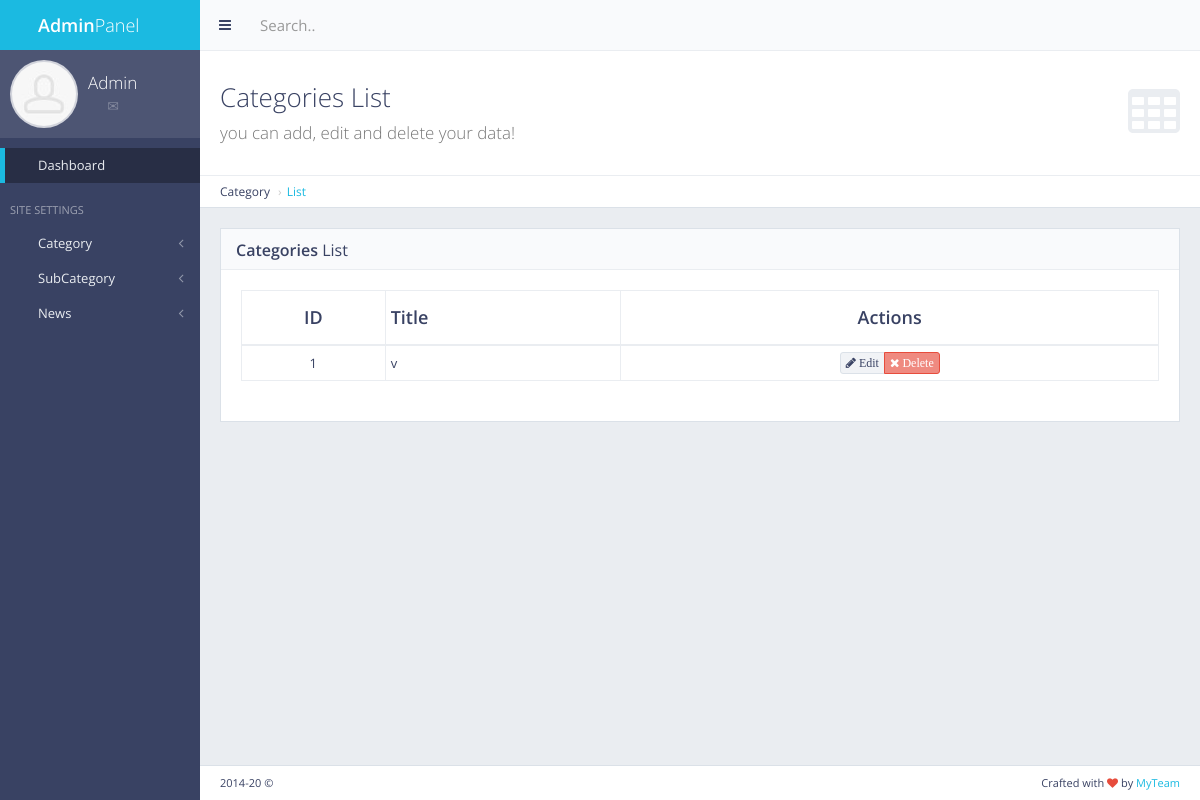
/panel/category/list/, run on an earlier commit of the app's database.
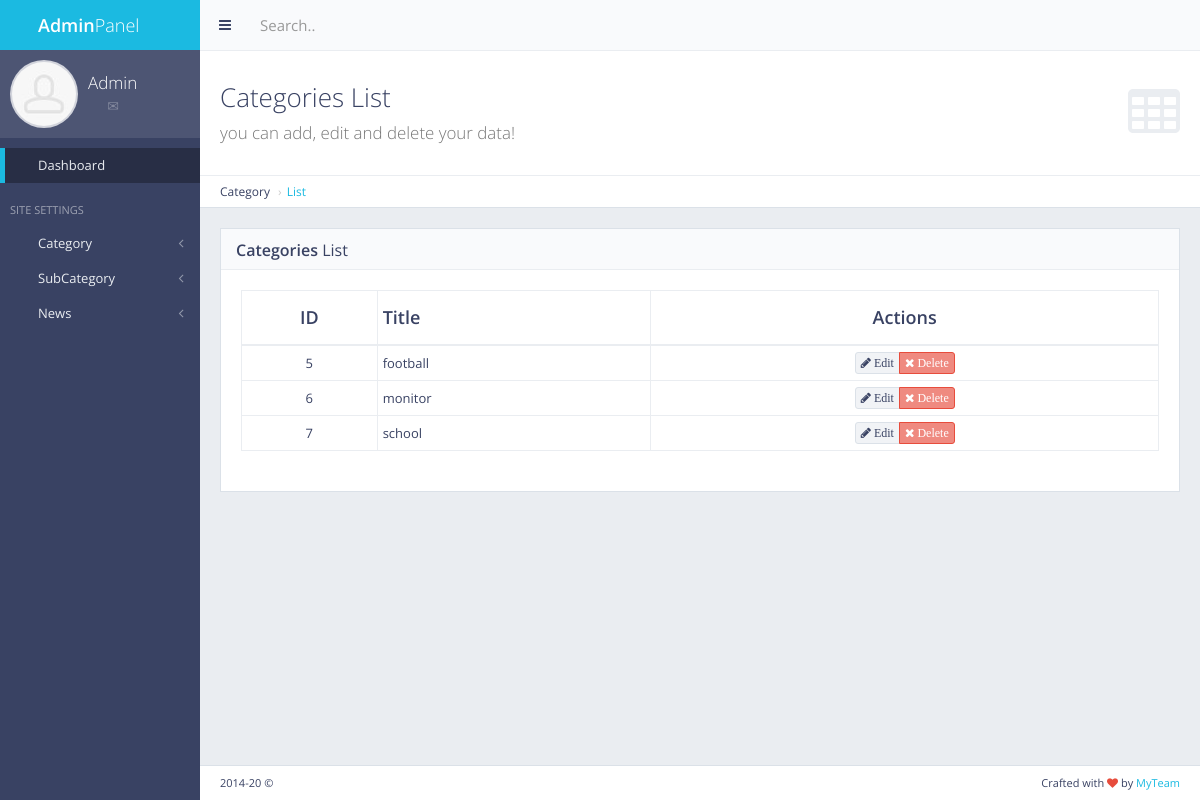
And on a later commit of the database.
### cat/models.py (models this page shows, shortened)
class Cat(models.Model):
    name= models.CharField(max_length=50)

### cat/views.py (the view)
# urls.py: path('panel/category/list/', views.cat_list, name="cat_list"),
def cat_list(request):
    cat = Cat.objects.all()
    context = {'cat':cat}
    return render(request,'back/cat_list.html',context)

### templates/back/cat_list.html (shortened to what this page needs)
{% extends 'back/master.html' %}
{% load humanize %}
{% load static %}
{% block mainblock %}
    <div class="content-header">
        <div class="header-section">
            <h1>
                <i class="fa fa-table"></i>Categories List<br><small>you can add, edit and delete your data!</small>
            </h1>
        </div>
    </div>
    <ul class="breadcrumb breadcrumb-top">
        <li>Category</li>
        <li><a href="/panel/category/list/">List</a></li>
    </ul>
    <div class="block full">
        <div class="block-title">
            <h2><strong>Categories</strong> List</h2>
        </div>
        <div class="table-responsive">
            <table id="example-datatable" class="table table-vcenter table-condensed table-bordered">
                <thead>
                    <tr>
                        <th class="text-center">ID</th>
                        <th>Title</th>
                        <th class="text-center">Actions</th>
                    </tr>
                </thead>
                <tbody>
                    {% for cc in cat %}
                    <tr>
                        <td class="text-center">{{ cc.pk }}</td>
                        <td>{{ cc.name }}</td>
                        <td class="text-center">
                            <div class="btn-group">
                                <a href="{% url 'news_edit' pk=cc.pk %}" data-toggle="tooltip" title="Edit" class="btn btn-xs btn-default"><i class="fa fa-pencil"> Edit</i></a>
                                <a href="{% url 'news_delete' pk=cc.pk %}" data-toggle="tooltip" title="Delete" class="btn btn-xs btn-danger"><i class="fa fa-times"> Delete</i></a>
                            </div>
                        </td>
                    </tr>
                    {% endfor %}
                </tbody>
            </table>
        </div>
    </div>
{% endblock %}

### templates/back/master.html (shortened to what this page needs)
{% load static %}
<!DOCTYPE html>
 <html class="no-js" lang="en">
    <head>
        <link rel="stylesheet" href="{% static 'back/css/bootstrap.min.css' %}">
        <link rel="stylesheet" href="{% static 'back/css/plugins.css' %}">
        <link rel="stylesheet" href="{% static 'back/css/main.css' %}">
        <link rel="stylesheet" href="{% static 'back/css/themes.css' %}">
    </head>
    <body>
        <div id="page-wrapper">
            <div id="page-container" class="sidebar-partial sidebar-visible-lg sidebar-no-animations">
                <div id="sidebar">
                    <div id="sidebar-scroll">
                        <div class="sidebar-content">
                            <a href="/panel" class="sidebar-brand">
                                <i class="gi gi-flash"></i><span class="sidebar-nav-mini-hide"><strong>Admin</strong>Panel</span>
                            </a>
                            <div class="sidebar-section sidebar-user clearfix sidebar-nav-mini-hide">
                                <div class="sidebar-user-avatar">
                                    <a href="page_ready_user_profile.html">
                                        <img src="{% static 'back/img/placeholders/avatars/avatar2.jpg' %}" alt="avatar">
                                    </a>
                                </div>
                                <div class="sidebar-user-name">Admin</div>
                                <div class="sidebar-user-links">
                                    <a href="page_ready_user_profile.html" data-toggle="tooltip" data-placement="bottom" title="Profile"><i class="gi gi-user"></i></a>
                                    <a href="page_ready_inbox.html" data-toggle="tooltip" data-placement="bottom" title="Messages"><i class="gi gi-envelope"></i></a>
                                    <a href="javascript:void(0)" class="enable-tooltip" data-placement="bottom" title="Settings" onclick="$('#modal-user-settings').modal('show');"><i class="gi gi-cogwheel"></i></a>
                                    <a href="login.html" data-toggle="tooltip" data-placement="bottom" title="Logout"><i class="gi gi-exit"></i></a>
                                </div>
                            </div>
                            <ul class="sidebar-nav">
                                <li>
                                    <a href="/panel" class=" active"><i class="gi gi-stopwatch sidebar-nav-icon"></i><span class="sidebar-nav-mini-hide">Dashboard</span></a>
                                </li>
                                <li class="sidebar-header">
                                    <span class="sidebar-header-options clearfix"><a href="javascript:void(0)" data-toggle="tooltip" title="Quick Settings"><i class="gi gi-settings"></i></a></span>
                                    <span class="sidebar-header-title">Site Settings</span>
                                </li>
                                <li>
                                    <a href="#" class="sidebar-nav-menu"><i class="fa fa-angle-left sidebar-nav-indicator sidebar-nav-mini-hide"></i><i class="gi gi-show_big_thumbnails sidebar-nav-icon"></i><span class="sidebar-nav-mini-hide">Category</span></a>
                                </li>
                                <li>
                                    <a href="#" class="sidebar-nav-menu"><i class="fa fa-angle-left sidebar-nav-indicator sidebar-nav-mini-hide"></i><i class="gi gi-show_big_thumbnails sidebar-nav-icon"></i><span class="sidebar-nav-mini-hide">SubCategory</span></a>
                                </li>
                                <li>
                                    <a href="#" class="sidebar-nav-menu"><i class="fa fa-angle-left sidebar-nav-indicator sidebar-nav-mini-hide"></i><i class="gi gi-show_big_thumbnails sidebar-nav-icon"></i><span class="sidebar-nav-mini-hide">News</span></a>
                                </li>
                            </ul>
                        </div>
                    </div>
                </div>
                <div id="main-container">
                    <header class="navbar navbar-default">
                        <ul class="nav navbar-nav-custom">
                            <li>
                                <a href="javascript:void(0)" onclick="App.sidebar('toggle-sidebar');this.blur();">
                                    <i class="fa fa-bars fa-fw"></i>
                                </a>
                            </li>
                        </ul>
                        <form action="page_ready_search_results.html" method="post" class="navbar-form-custom">
                            <div class="form-group">
                                <input type="text" id="top-search" name="top-search" class="form-control" placeholder="Search..">
                            </div>
                        </form>
                    </header>
                    <div id="page-content">
                        {% block mainblock %}
                        {% endblock %}
                    </div>
                    <footer class="clearfix">
                        <div class="pull-right">
                            Crafted with <i class="fa fa-heart text-danger"></i> by <a href="#" target="_blank">MyTeam</a>
                        </div>
                        <div class="pull-left">
                            <span id="year-copy"></span> &copy;
                        </div>
                    </footer>
                </div>
            </div>
        </div>
    </body>
</html>

What changed in the data, as far as the page shows it:
removed Cat: pk "1", name "v"
added Cat: pk "5", name "football"
added Cat: pk "6", name "monitor"
added Cat: pk "7", name "school"
